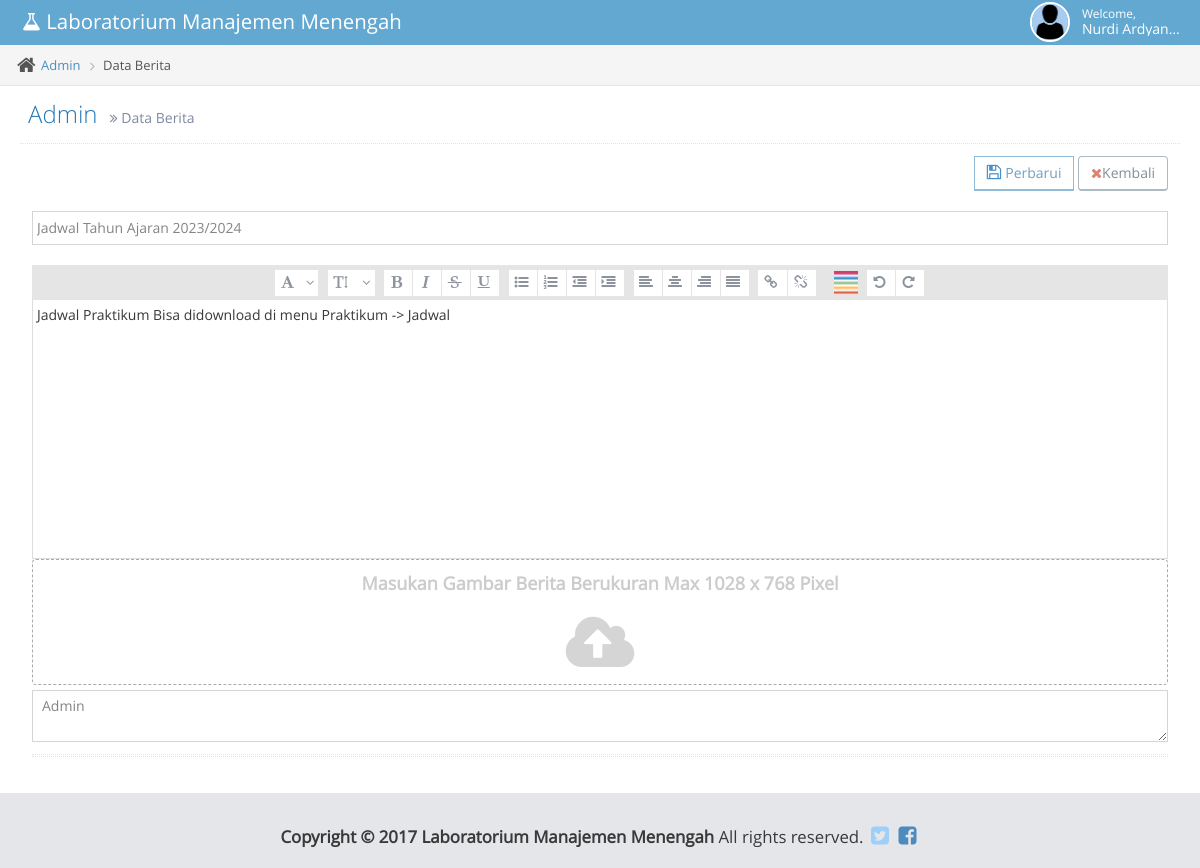
Before: /admin/ubah_berita/2 (signed in) with the older database file.
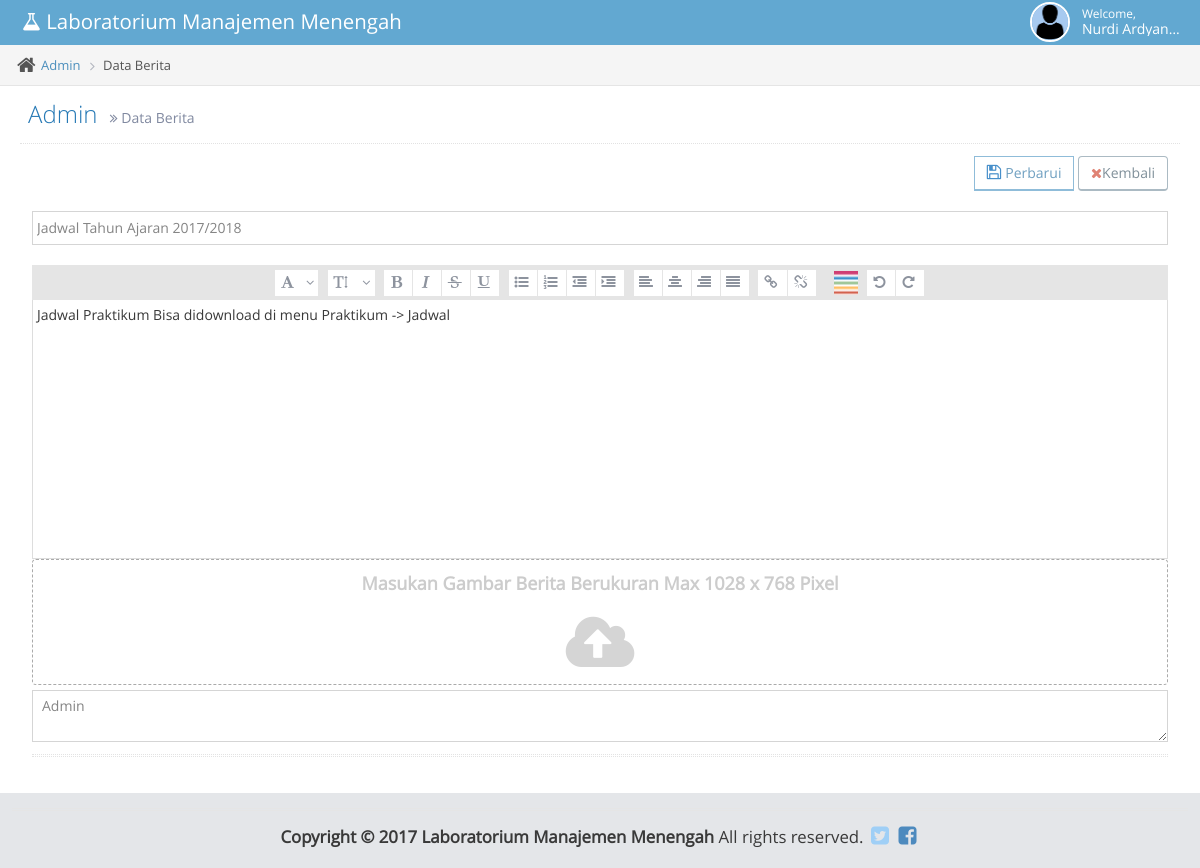
After: the same page with the newer database file.
### tables this page shows
CREATE TABLE `tbberita` (
  `id` int NOT NULL,
  `tanggal_post` datetime DEFAULT CURRENT_TIMESTAMP,
  `judul` varchar(100) DEFAULT NULL,
  `isi` varchar(5000) DEFAULT NULL,
  `deskripsi` varchar(1000) DEFAULT NULL,
  `gambar` varchar(1000) DEFAULT NULL,
  `status` int DEFAULT NULL
);

### application/controllers/Admin.php (called while the page is built, shortened)
<?php
class Admin extends CI_Controller {
	function ubah_berita($id)
	{
		$data['data_berita'] = $this->db->query("SELECT * FROM tbberita WHERE id = ".$id." ");
		$data['content'] = 'admin/databerita/ubah_berita';
		$data['judul'] = 'Admin';
		$data['subjudul'] = 'Data Berita';
		$this->load->view('admin/header_admin',$data);
		$this->load->view('admin/content_admin',$data);
		$this->load->view('admin/footer_admin');
	}
}

### index.php (called while the page is built, shortened)
<?php
require_once BASEPATH.'core/CodeIgniter.php';

### application/views/admin/databerita/ubah_berita.php (the view, shortened to what this page needs)
<?php
	foreach ($data_berita->result() as $Row )
	{
		$var_judul = $Row->judul;
		$var_deskripsi = $Row->deskripsi;
		$var_isi = $Row->isi;
	}
?>
<div class="col-xs-12">
	<form action="<?php echo base_url();?>admin/berita" enctype="multipart/form-data" method="post" accept-charset="utf-8" id="my_form22">
		<div style="padding-bottom: 20px;">
			<div align="right" style="padding-bottom: 20px;">
				<button type="submit" name="ubah" class="btn btn-white btn-info btn-bold" ><i class="ace-icon fa fa-floppy-o bigger-120 blue"></i>Perbarui
				</button>
				<button type="button" class="btn btn-white btn-default btn-round" ><a href="<?php echo base_url();?>Admin/berita"><i class="ace-icon fa fa-times red2"></i></a>Kembali
				</button>
			</div>
				<input type="text" name="judul" id="form-field-1-1" placeholder="Masukan Judul..." class="form-control" value="<?php echo $var_judul; ?>" required>
		</div>
		<div class="wysiwyg-editor" name="isi" id="editor1" ><?php echo $var_isi;?></div>
		<textarea name="deskripsi" class="form-control" id="form-field-8" placeholder="Description" style="margin-top: 0px; margin-bottom: 0px; height: 52px;" required><?php echo $var_deskripsi; ?></textarea>
		<div class="hr hr-double dotted"></div>
	</form>
</div>

Changed rows visible on the page:
changed tbberita "Jadwal Praktikum Bisa didownload di menu Praktikum -> Jadwal": judul "Jadwal Tahun Ajaran 2023/2024" → "Jadwal Tahun Ajaran 2017/2018"
